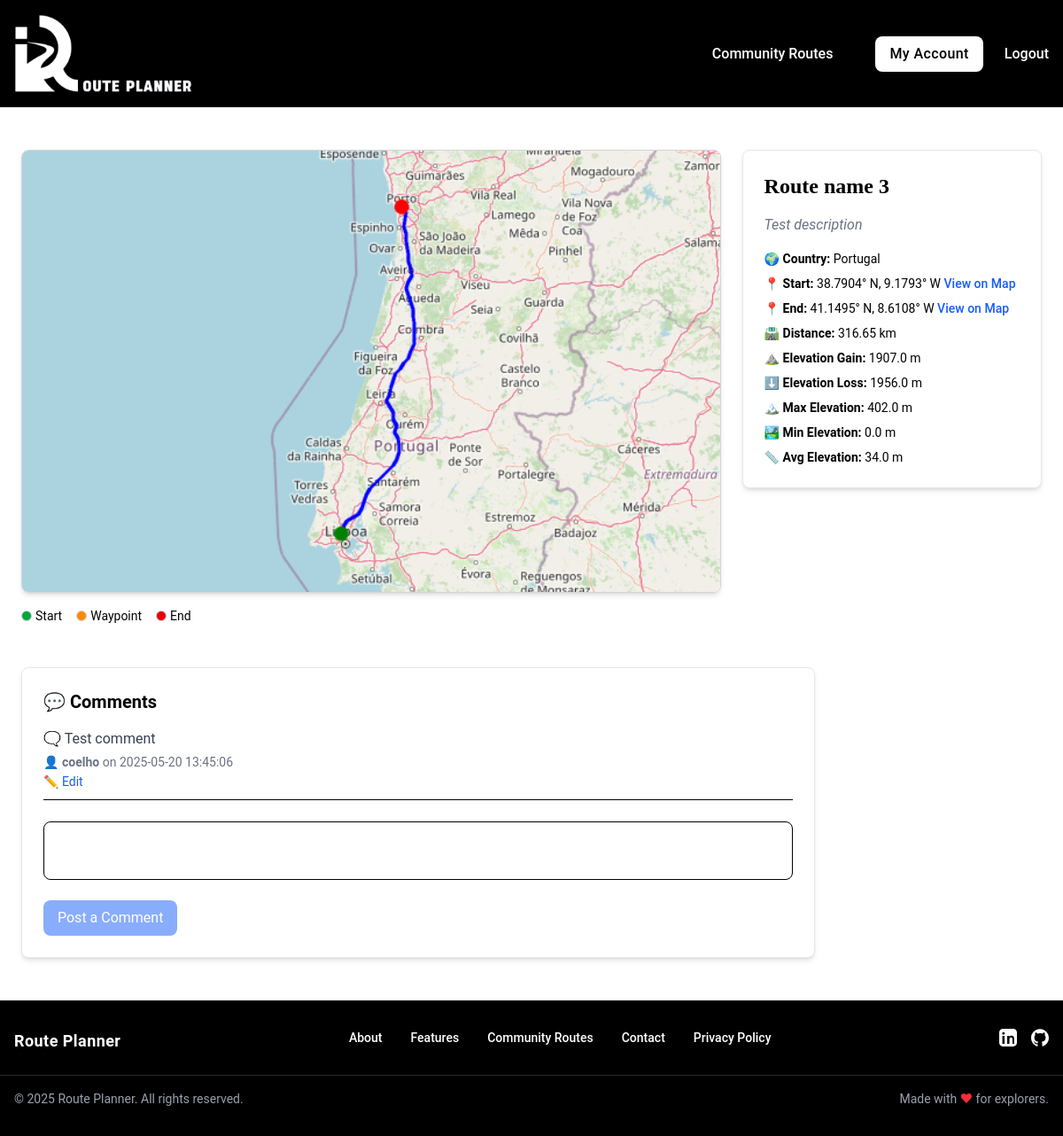
The page /route/4 (signed in) on the database its author committed.
### tables this page shows
CREATE TABLE routes (
id INTEGER PRIMARY KEY,
user_id INTEGER NOT NULL,
name TEXT NOT NULL,
description TEXT,
coordinates TEXT NOT NULL, elevation_gain REAL DEFAULT 0, elevation_loss REAL DEFAULT 0, max_elevation REAL DEFAULT 0, min_elevation REAL DEFAULT 0, avg_elevation REAL DEFAULT 0, total_distance REAL DEFAULT 0, map_image_url TEXT, country TEXT,
FOREIGN KEY (user_id) REFERENCES users(id)
);

CREATE TABLE comments (
id INTEGER PRIMARY KEY,
route_id INTEGER NOT NULL,
user_id INTEGER NOT NULL,
comment TEXT NOT NULL, create_at DATETIME DEFAULT CURRENT_TIMESTAMP,
FOREIGN KEY (route_id) REFERENCES routes(id),
FOREIGN KEY (user_id) REFERENCES users(id)
);

CREATE TABLE users (
id INTEGER PRIMARY KEY,
username TEXT NOT NULL UNIQUE,
email TEXT NOT NULL UNIQUE,
password TEXT NOT NULL
, profile_picture TEXT DEFAULT NULL);

### app.py (the view)
@app.route("/route/<int:route_id>")
@login_required
def view_route(route_id):
    route = query_db(
        "SELECT * FROM routes WHERE id = ?",
        (route_id,)
    )
    if not route:
        flash("Route not found.", "error")
        return redirect("/routes")
    coordinates = route[0]["coordinates"]
    coordinates = validate_coordinates(coordinates)
    start_point = tuple(map(float, coordinates[0])) if coordinates else None
    end_point = tuple(map(float, coordinates[-1])) if coordinates else None
    comments = query_db(
        """
        SELECT
            comments.id,
            comments.comment,
            comments.create_at,
            comments.user_id,
            users.username
        FROM comments
        JOIN users ON
        comments.user_id = users.id WHERE
        comments.route_id = ?
        """,
        (route_id,)
    )
    return render_template(
        "routes/view_route.html",
        route = route,
        comments = comments,
        route_id = route_id,
        start_point = start_point,
        end_point = end_point
        )

### helpers.py (called while the page is built)
def get_db():
    db = getattr(g, "_database", None)
    if db is None:
        db = g._database = sqlite3.connect(DATABASE)
        db.row_factory = sqlite3.Row # Allows accessing columns by name
    return db

def close_connection(exception):
    db = getattr(g, "_database", None)
    if db is not None:
        db.close()

def query_db(query, args = (), commit = False):
    connection = get_db()
    current = connection.cursor()
    current.execute(query, args)
    if commit:
        connection.commit()
    else:
        return current.fetchall()

def login_required(f):
    @wraps(f)
    def decorated_function(*args, **kwargs):
        if "user_id" not in session:
            flash("Please log in to access this page.", "error")
            return redirect("/login")
        return f(*args, **kwargs)
    return decorated_function

def validate_coordinates(coordinates_json):
    try:
        coords = json.loads(coordinates_json)
        if not isinstance(coords, list):
            raise ValueError("Coordinates should be a list.")
        valid_coords = []
        for pair in coords:
            if (
                isinstance(pair, list) and
                len(pair) == 2 and
                all(isinstance(p, (int, float)) for p in pair)
            ):
                valid_coords.append([round(float(pair[0]), 6), round(float(pair[1]), 6)])
            else:
                print(f"Invalid coordinate pair skipped: {pair}")
        return valid_coords
    except json.JSONDecodeError as e:
        print(f"Error decoding JSON: {e}")
    except ValueError as e:
        print(f"Invalid coordinates: {e}")
    return []

### templates/routes/view_route.html (shortened to what this page needs)
{% extends "base.html" %}
{% block main %}
<div class="flex flex-col flex-wrap content-center justify-center my-[2%] p-6">
  <div class="flex flex-col lg:flex-row gap-6 max-w-7xl w-full">
    <div class="lg:w-[70%] w-full">
      {% if route[0]["map_image_url"] %}
        <img
          src="{{ url_for('static', filename='images/routes/' + route[0]['map_image_url']) }}"
          alt="Route Map"
          class="w-full h-[500px] object-cover rounded-lg shadow-md border border-gray-300"
          />
      {% else %}
        <div class="bg-gray-100 h-[500px] flex items-center justify-center rounded-lg">
          <p class="text-gray-600 italic">
              No map image available for this route.
          </p>
        </div>
      {% endif %}
      <div class="flex items-center gap-4 mt-4 text-sm">
        <div class="flex items-center gap-1">
          <span class="inline-block w-3 h-3 rounded-full bg-green-600 border border-gray-300"></span>
          <span>Start</span>
        </div>
        <div class="flex items-center gap-1">
          <span class="inline-block w-3 h-3 rounded-full bg-orange-400 border border-gray-300"></span>
          <span>Waypoint</span>
        </div>
        <div class="flex items-center gap-1">
          <span class="inline-block w-3 h-3 rounded-full bg-red-600 border border-gray-300"></span>
          <span>End</span>
        </div>
      </div>
    </div>
    <div class="lg:w-[30%] w-full">
      <div class="bg-white p-6 rounded-lg shadow-md border border-gray-200">
        <h1 class="text-2xl font-bold mb-4">
            {{ route[0]["name"] }}
        </h1>
        {% if route[0]["description"] %}
          <p  class="text-gray-500 italic mb-4">
            {{ route[0]["description"] }}
          </p>
        {% else %}
          <p class="text-gray-500 italic mb-4">
            No description available
          </p>
        {% endif %}
        <div class="text-sm space-y-2">
          {% if route[0]["country"] %}
            <p>
              🌍 <strong>Country:</strong> {{ route[0]["country"] }}
            </p>
          {% endif %}
          {% if start_point %}
            <p>
              📍 <strong>Start:</strong>
              {{ start_point[0]|abs|round(4) }}° {{ 'N' if start_point[0] >= 0 else 'S' }},
              {{ start_point[1]|abs|round(4) }}° {{ 'E' if start_point[1] >= 0 else 'W' }}
              <a
                href="https://maps.google.com/?q={{ start_point[0] }},{{ start_point[1] }}"
                target="_blank"
                class="text-blue-600 hover:underline font-medium"
                >
                View on Map
              </a>
            </p>
          {% endif %}
          {% if end_point %}
            <p>
              📍 <strong>End:</strong>
              {{ end_point[0]|abs|round(4) }}° {{ 'N' if end_point[0] >= 0 else 'S' }},
              {{ end_point[1]|abs|round(4) }}° {{ 'E' if end_point[1] >= 0 else 'W' }}
              <a
                href="https://maps.google.com/?q={{ end_point[0] }},{{ end_point[1] }}"
                target="_blank"
                class="text-blue-600 hover:underline font-medium"
                >
                View on Map
              </a>
            </p>
          {% endif %}
          <p>
            🛣️ <strong>Distance:</strong>
            {{ route[0]["total_distance"]|round(2) }} km
          </p>
          <p>
            ⛰️ <strong>Elevation Gain:</strong>
            {{ route[0]["elevation_gain"]|round(0) }} m
          </p>
          {% if route[0]["elevation_loss"] is not none %}
            <p>
              ⬇️ <strong>Elevation Loss:</strong>
              {{ route[0]["elevation_loss"]|round(0) }} m
            </p>
          {% endif %}
          {% if route[0]["max_elevation"] is not none %}
            <p>
              🏔️ <strong>Max Elevation:</strong>
              {{ route[0]["max_elevation"]|round(0) }} m
            </p>
          {% endif %}
          {% if route[0]["min_elevation"] is not none %}
            <p>
              🏞️ <strong>Min Elevation:</strong>
              {{ route[0]["min_elevation"]|round(0) }} m
            </p>
          {% endif %}
          {% if route[0]["avg_elevation"] is not none %}
            <p>
              📏 <strong>Avg Elevation:</strong>
              {{ route[0]["avg_elevation"]|round(0) }} m
            </p>
          {% endif %}
        </div>
      </div>
    </div>
  </div>
  {% include 'routes/comments_section.html' %}
</div>
{% endblock %}

### templates/routes/comments_section.html (shortened to what this page needs)
<div
  class="mt-12 max-w-4xl w-full"
>
  <div
    class="
      bg-white
      p-6
      rounded-lg
      shadow-md
      border
      border-gray-200"
      >
    <h2
      class="text-xl font-semibold mb-4"
      >
      💬 Comments
    </h2>
    {% if comments %}
      <ul class="space-y-4 mb-6">
        {% for comment in comments %}
          <li class="border-b pb-2">
            <p class="text-gray-700">
              🗨️ {{ comment.comment }}
            </p>
            <p class="text-sm text-gray-500 mt-1">
              👤 <strong>{{ comment.username }}</strong>
              on {{ comment.create_at }}
            </p>
            {% if session.get("user_id") == comment.user_id %}
              <a
                href="{{ url_for('edit_comment', route_id = route_id, comment_id = comment.id) }}"
                class="text-blue-600 hover:underline text-sm"
              >
                ✏️ Edit
              </a>
            {% endif %}
          </li>
        {% endfor %}
      </ul>
    {% else %}
      <p class="text-gray-500 italic mb-6">
        🙁 No comments yet. Be the first to comment!
      </p>
    {% endif %}
    <form
      action="{{ url_for('post_comment', route_id = route_id) }}"
      method="post"
      class="space-y-4"
      >
      <textarea
        name="comment"
        data-textarea
        placeholder="💬 Add a comment..."
        required
        class="
          w-full
          px-4 ~
          py-2 ~
          border
          rounded-lg
          resize-none"
          >
      </textarea>
      <button
        type="submit"
        data-submit-button
        class="
          w-auto
          bg-blue-600
          text-white
          px-4
          py-2
          rounded-lg
          hover:bg-blue-700
          cursor-pointer
          disabled:opacity-50
          disabled:cursor-not-allowed
          "
          disabled
          >
        Post a Comment
      </button>
    </form>
  </div>
</div>

### static/css/styles.css (style rules this page uses)
body { font-family: 'Roboto', -apple-system, BlinkMacSystemFont, 'Segoe UI', sans-serif; }
h1 { font-family: 'Merriweather', Georgia, serif; }

### rows shown on the page
routes: map_image_url (picture), name "Route name 3", description "Test description", country "Portugal", total_distance "316.65", elevation_gain "1907.0", elevation_loss "1956.0", max_elevation "402.0", min_elevation "0.0", avg_elevation "34.0"
comments: comment "Test comment", username "coelho", create_at "2025-05-20 13:45:06"

### other values the page prints
{{ start_point[0]|abs|round(4) }} "38.7904"
{{ 'N' if start_point[0] >= 0 else 'S' }} "N"
{{ start_point[1]|abs|round(4) }} "9.1793"
{{ 'E' if start_point[1] >= 0 else 'W' }} "W"
{{ end_point[0]|abs|round(4) }} "41.1495"
{{ 'N' if end_point[0] >= 0 else 'S' }} "N"
{{ end_point[1]|abs|round(4) }} "8.6108"
{{ 'E' if end_point[1] >= 0 else 'W' }} "W"
